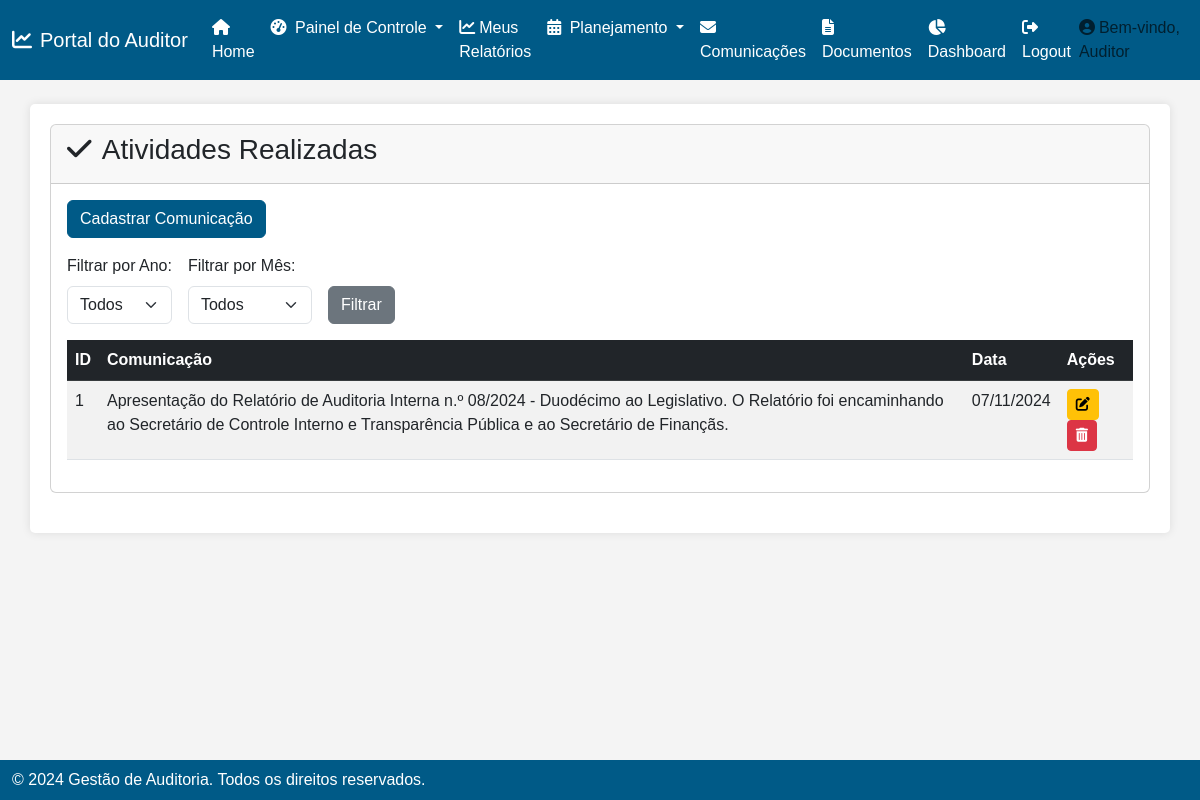
Before: /comunicacao with the older database file.
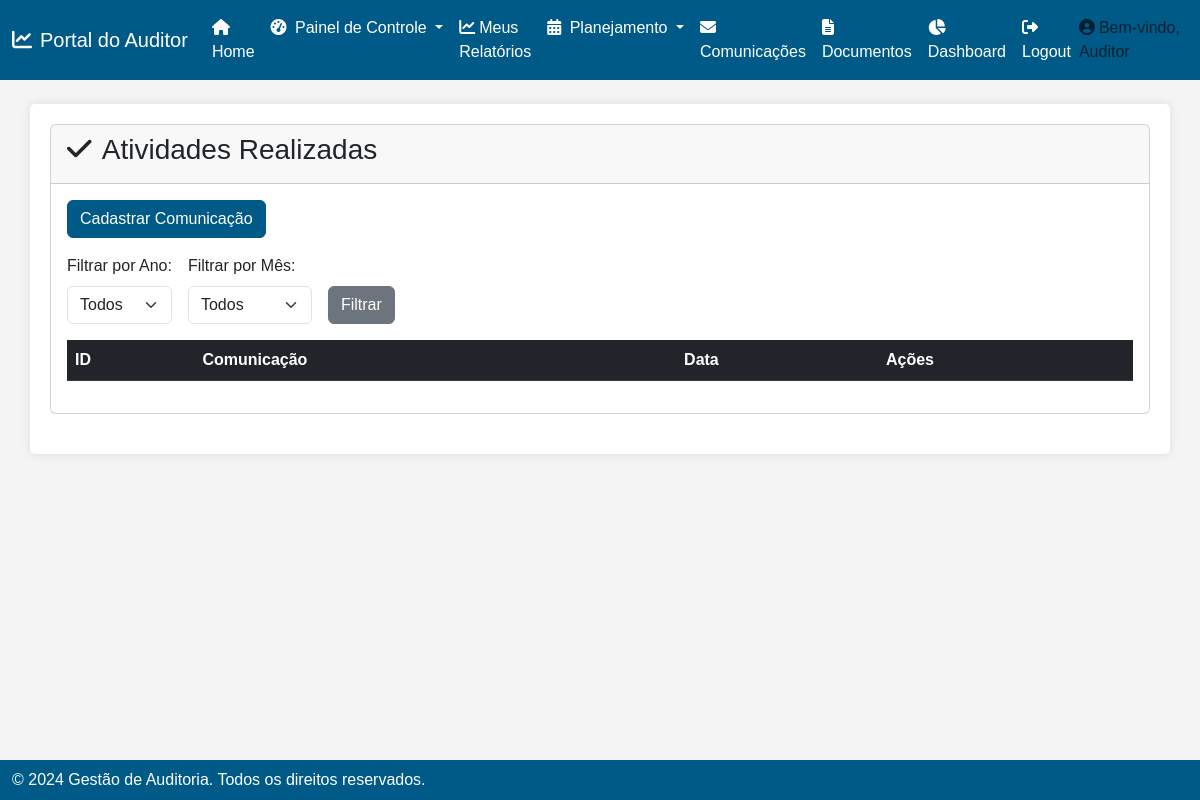
After: the same page with the newer database file.
### app.py (models this page shows, shortened)
class Comunicacao(db.Model):
    id = db.Column(db.Integer, primary_key=True)
    data = db.Column(db.Date, nullable=False)
    mensagem = db.Column(db.Text, nullable=False)
    data_criacao = db.Column(db.DateTime, default=db.func.current_timestamp())
    data_atualizacao = db.Column(db.DateTime, default=db.func.current_timestamp(), onupdate=db.func.current_timestamp())

### app.py (the view, shortened to what this page needs)
@app.route('/comunicacao', methods=['GET', 'POST'])
def comunicacao():
    comunicacoes = Comunicacao.query.all()
    anos = {comunicacao.data.year for comunicacao in comunicacoes if comunicacao.data}
    return render_template('comunicacao.html', comunicacoes=comunicacoes, anos=sorted(anos))

### templates/comunicacao.html (shortened to what this page needs)
{% extends 'base.html' %}
{% block content %}
<div class="card">
    <div class="card-header">
        <h3><i class="fas fa-check me-1"></i> Atividades Realizadas</h3>
    </div>
    <div class="card-body">
        <button class="btn btn-primary mb-3" data-bs-toggle="modal" data-bs-target="#addCommunicationModal">Cadastrar Comunicação</button>
        <div class="mb-3 d-flex align-items-end">
            <div class="me-3">
                <label for="filter-ano" class="form-label">Filtrar por Ano:</label>
                <select id="filter-ano" class="form-select" onchange="filterTable()">
                    <option value="">Todos</option>
                </select>
            </div>
            <div class="me-3">
                <label for="filter-mes" class="form-label">Filtrar por Mês:</label>
                <select id="filter-mes" class="form-select" onchange="filterTable()">
                    <option value="">Todos</option>
                    {% set meses = ["Janeiro", "Fevereiro", "Março", "Abril", "Maio", "Junho", "Julho", "Agosto", "Setembro", "Outubro", "Novembro", "Dezembro"] %}
                </select>
            </div>
            <button class="btn btn-secondary" onclick="filterTable()">Filtrar</button>
        </div>
        <div class="table-responsive">
            <table class="table table-striped">
                <thead class="table-dark">
                    <tr>
                        <th>ID</th>
                        <th>Comunicação</th>
                        <th>Data</th>
                        <th>Ações</th>
                    </tr>
                </thead>
                <tbody id="comunicacao-table">
                    {% for comunicacao in comunicacoes %}
                        <tr data-ano="{{ comunicacao.data.year if comunicacao.data else '' }}" data-mes="{{ comunicacao.data.month if comunicacao.data else '' }}">
                            <td>{{ comunicacao.id }}</td>
                            <td>{{ comunicacao.mensagem }}</td>
                            <td>
                                {% if comunicacao.data %}
                                    {{ comunicacao.data.strftime('%d/%m/%Y') }}
                                {% else %}
                                    Não definida
                                {% endif %}
                            </td>
                            <td>
                                <a href="{{ url_for('editar_comunicacao', id=comunicacao.id) }}" class="btn btn-warning btn-sm">
                                    <i class="fas fa-edit"></i>
                                </a>
                                <form action="{{ url_for('excluir_comunicacao', id=comunicacao.id) }}" method="POST" style="display:inline;">
                                    <button type="submit" class="btn btn-danger btn-sm" onclick="return confirm('Tem certeza que deseja excluir?');">
                                        <i class="fas fa-trash-alt"></i>
                                    </button>
                                </form>
                            </td>
                        </tr>
                    {% endfor %}
                </tbody>
            </table>
        </div>
    </div>
</div>
{% endblock %}

Changed rows visible on the page:
removed Comunicacao: id "1", mensagem "Apresentação do Relatório de Auditoria Interna n.º 08/2024 - Duodécimo ao Legislativo. O Relatório foi encaminhando ao Secretário de Controle Interno e Transparência Pública e ao Secretário de Finançãs.", data "07/11/2024"
